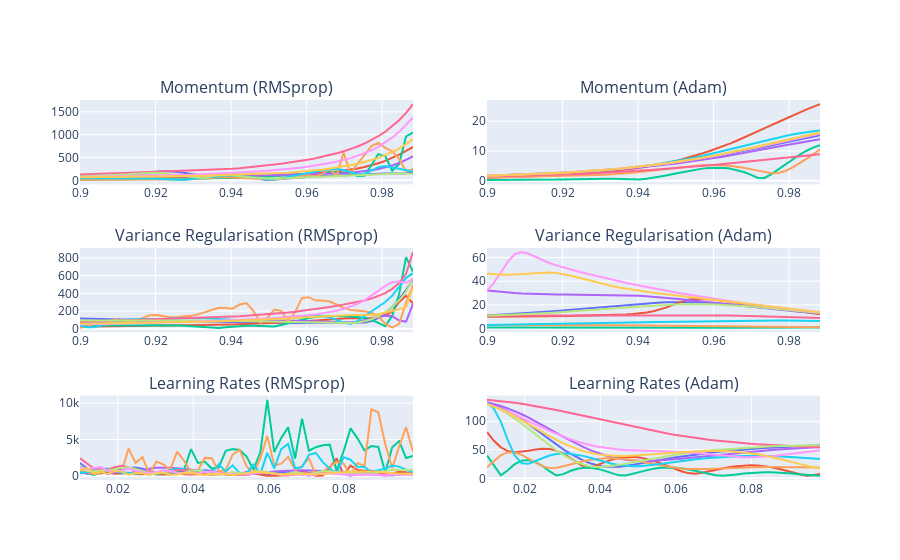

Notebook source saved alongside this figure:
### Markdown cell above
In particular, we investigate how far the output of the optimisation deviates from it initial position as we vary the hyper-parameter values.

### Code cell
fig = make_subplots(rows=3,cols=2, subplot_titles=["Momentum (RMSprop)","Momentum (Adam)","Variance Regularisation (RMSprop)","Variance Regularisation (Adam)","Learning Rates (RMSprop)", "Learning Rates (Adam)"])

for start_loc in start_locs:
  rate_of_change_of_divergences=[]
  xys_prev=opt_fn(rosenbrocks_banana_func, xy=t.tensor(start_loc, requires_grad=True), optimizer_class=RMSprop, optimizer_hyperparams={"lr": 0.02, "alpha": 0.99, "momentum": momentums[0]})
  mom_prev=momentums[0]
  for momentum in momentums[1:]:
    xys=opt_fn(rosenbrocks_banana_func, xy=t.tensor(start_loc, requires_grad=True), optimizer_class=RMSprop, optimizer_hyperparams={"lr": 0.02, "alpha": 0.99, "momentum": momentum})
    diff=xys[-1]-xys_prev[-1]
    diff_distnace=(diff[0]**2+diff[1]**2)**0.5
    rate_of_change_of_divergences.append(diff_distnace/(momentum-mom_prev))
    xys_prev=xys
    mom_prev=momentum

  fig.add_scatter(x=momentums,y=rate_of_change_of_divergences,mode="lines",row=1,col=1,showlegend=False)


for start_loc in start_locs:
  rate_of_change_of_divergences=[]
  xys_prev=opt_fn(rosenbrocks_banana_func, xy=t.tensor(start_loc, requires_grad=True), optimizer_class=RMSprop, optimizer_hyperparams={"lr": 0.02, "alpha": alphas[0], "momentum": 0.99})
  alpha_prev=alphas[0]
  for alpha in alphas[1:]:
    xys=opt_fn(rosenbrocks_banana_func, xy=t.tensor(start_loc, requires_grad=True), optimizer_class=RMSprop, optimizer_hyperparams={"lr": 0.02, "alpha": alpha, "momentum": 0.99})
    diff=xys[-1]-xys_prev[-1]
    diff_distnace=(diff[0]**2+diff[1]**2)**0.5
    rate_of_change_of_divergences.append(diff_distnace/(alpha-alpha_prev))
    xys_prev=xys
    alpha_prev=alpha

  fig.add_scatter(x=alphas,y=rate_of_change_of_divergences,mode="lines",row=2,col=1,showlegend=False)

for start_loc in start_locs:
  rate_of_change_of_divergences=[]
  xys_prev=opt_fn(rosenbrocks_banana_func, xy=t.tensor(start_loc, requires_grad=True), optimizer_class=RMSprop, optimizer_hyperparams={"lr": lrs[0], "alpha": 0.99, "momentum": 0.99})
  lr_prev=lrs[0]
  for lr in lrs[1:]:
    xys=opt_fn(rosenbrocks_banana_func, xy=t.tensor(start_loc, requires_grad=True), optimizer_class=RMSprop, optimizer_hyperparams={"lr": lr, "alpha": 0.99, "momentum": 0.99})
    diff=xys[-1]-xys_prev[-1]
    diff_distnace=(diff[0]**2+diff[1]**2)**0.5
    rate_of_change_of_divergences.append(diff_distnace/(lr-lr_prev))
    xys_prev=xys
    lr_prev=lr

  fig.add_scatter(x=lrs,y=rate_of_change_of_divergences,mode="lines",row=3,col=1,showlegend=False)


for start_loc in start_locs:
  rate_of_change_of_divergences=[]
  xys_prev=opt_fn(rosenbrocks_banana_func, xy=t.tensor(start_loc, requires_grad=True), optimizer_class=Adam, optimizer_hyperparams={"lr": 0.02, "betas": (momentums[0],0.99)})
  mom_prev=momentums[0]
  for momentum in momentums[1:]:
    xys=opt_fn(rosenbrocks_banana_func, xy=t.tensor(start_loc, requires_grad=True), optimizer_class=Adam, optimizer_hyperparams={"lr": 0.02, "betas": (momentum,0.99)})
    diff=xys[-1]-xys_prev[-1]
    diff_distnace=(diff[0]**2+diff[1]**2)**0.5
    rate_of_change_of_divergences.append(diff_distnace/(momentum-mom_prev))
    xys_prev=xys
    mom_prev=momentum

  fig.add_scatter(x=momentums,y=rate_of_change_of_divergences,mode="lines",row=1,col=2,showlegend=False)

for start_loc in start_locs:
  rate_of_change_of_divergences=[]
  xys_prev=opt_fn(rosenbrocks_banana_func, xy=t.tensor(start_loc, requires_grad=True), optimizer_class=Adam, optimizer_hyperparams={"lr": 0.02, "betas": (0.99,alphas[0])})
  alpha_prev=alphas[0]
  for alpha in alphas[1:]:
    xys=opt_fn(rosenbrocks_banana_func, xy=t.tensor(start_loc, requires_grad=True), optimizer_class=Adam, optimizer_hyperparams={"lr": 0.02, "betas": (0.99,alpha)})
    diff=xys[-1]-xys_prev[-1]
    diff_distnace=(diff[0]**2+diff[1]**2)**0.5
    rate_of_change_of_divergences.append(diff_distnace/(alpha-alpha_prev))
    xys_prev=xys
    alpha_prev=alpha

  fig.add_scatter(x=alphas,y=rate_of_change_of_divergences,mode="lines",row=2,col=2,showlegend=False)

for start_loc in start_locs:
  rate_of_change_of_divergences=[]
  xys_prev=opt_fn(rosenbrocks_banana_func, xy=t.tensor(start_loc, requires_grad=True), optimizer_class=Adam, optimizer_hyperparams={"lr": lrs[0], "betas": (0.99,0.99)})
  lr_prev=lrs[0]
  for lr in lrs[1:]:
    xys=opt_fn(rosenbrocks_banana_func, xy=t.tensor(start_loc, requires_grad=True), optimizer_class=Adam, optimizer_hyperparams={"lr": lr, "betas": (0.99,0.99)})
    diff=xys[-1]-xys_prev[-1]
    diff_distnace=(diff[0]**2+diff[1]**2)**0.5
    rate_of_change_of_divergences.append(diff_distnace/(lr-lr_prev))
    xys_prev=xys
    lr_prev=lr

  fig.add_scatter(x=lrs,y=rate_of_change_of_divergences,mode="lines",row=3,col=2,showlegend=False)

fig.show()
